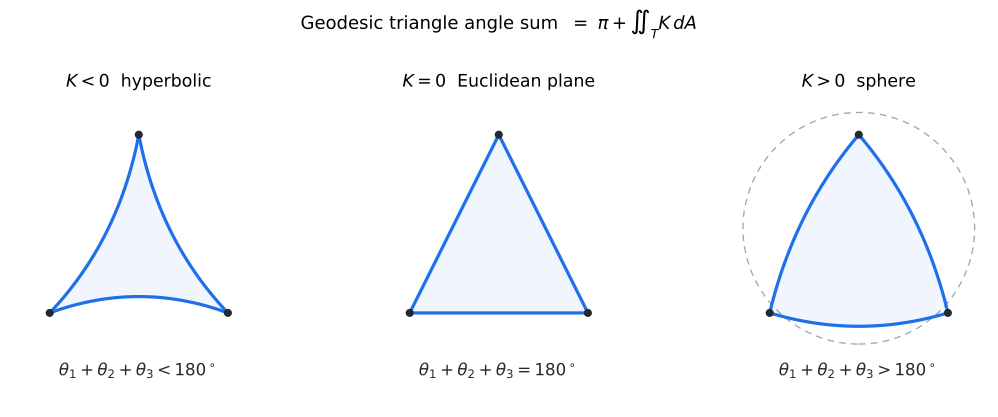

Write Python code to recreate this figure.
#!/usr/bin/env python3
"""Static figure for 15강 3기 14강 — the three model geometries by curvature sign
and how a geodesic triangle's angle sum reads the curvature (lecture §8, §9):

    theta1 + theta2 + theta3 = pi + integral_T K dA.

Three panels: negative curvature (hyperbolic, angle sum < pi),
zero curvature (Euclidean plane, angle sum = pi),
positive curvature (sphere, angle sum > pi).

Reproduce:
  uv run --with matplotlib --with numpy python curvature-geodesic-triangle-03-season-14-09.py
"""
from pathlib import Path
import numpy as np
import matplotlib.pyplot as plt

OUT = Path(__file__).with_suffix(".svg")

EDGE = "#1f6feb"
FILL = "#1f6feb"
VERT = "#24292f"
GUIDE = "#9aa7b8"

fig, axes = plt.subplots(1, 3, figsize=(11.4, 4.2))


def interior_angles(P):
    """Sum of interior angles of a straight-edged triangle (for the flat panel)."""
    s = 0.0
    for i in range(3):
        a = P[(i - 1) % 3] - P[i]
        b = P[(i + 1) % 3] - P[i]
        c = (a @ b) / (np.linalg.norm(a) * np.linalg.norm(b))
        s += np.degrees(np.arccos(np.clip(c, -1, 1)))
    return s


# ----------------------------------------------------------------------------
# Panel 1: negative curvature K < 0 (hyperbolic) — edges bow INWARD,
# so the angle sum is strictly less than 180 deg.
# ----------------------------------------------------------------------------
ax = axes[0]
P = np.array([[0.10, 0.12], [0.90, 0.12], [0.50, 0.92]])


def bowed_edge(p, q, bulge):
    """Quadratic-Bezier-like arc bowed toward (bulge>0) or away from the centroid."""
    cen = P.mean(axis=0)
    mid = (p + q) / 2
    ctrl = mid + bulge * (cen - mid)
    t = np.linspace(0, 1, 60)[:, None]
    return (1 - t) ** 2 * p + 2 * (1 - t) * t * ctrl + t ** 2 * q


for i in range(3):
    arc = bowed_edge(P[i], P[(i + 1) % 3], 0.55)  # bow inward
    ax.plot(arc[:, 0], arc[:, 1], color=EDGE, lw=2.4, zorder=3)
ax.fill(*np.vstack([bowed_edge(P[i], P[(i + 1) % 3], 0.55) for i in range(3)]).T,
        color=FILL, alpha=0.07, zorder=1)
ax.set_title(r"$K<0$  hyperbolic", fontsize=13)
ax.text(0.5, -0.16, r"$\theta_1+\theta_2+\theta_3 < 180^\circ$",
        ha="center", fontsize=12.5, color=VERT)

# ----------------------------------------------------------------------------
# Panel 2: zero curvature K = 0 (Euclidean plane) — straight geodesics,
# angle sum exactly 180 deg.
# ----------------------------------------------------------------------------
ax = axes[1]
Pf = np.array([[0.10, 0.12], [0.90, 0.12], [0.50, 0.92]])
tri = np.vstack([Pf, Pf[0]])
ax.plot(tri[:, 0], tri[:, 1], color=EDGE, lw=2.4, zorder=3)
ax.fill(Pf[:, 0], Pf[:, 1], color=FILL, alpha=0.07, zorder=1)
ax.set_title(r"$K=0$  Euclidean plane", fontsize=13)
ax.text(0.5, -0.16, r"$\theta_1+\theta_2+\theta_3 = 180^\circ$",
        ha="center", fontsize=12.5, color=VERT)
assert abs(interior_angles(Pf) - 180.0) < 1e-6  # flat triangle: sum is exactly 180

# ----------------------------------------------------------------------------
# Panel 3: positive curvature K > 0 (sphere) — edges bow OUTWARD,
# angle sum strictly greater than 180 deg.
# ----------------------------------------------------------------------------
ax = axes[2]
Ps = np.array([[0.10, 0.12], [0.90, 0.12], [0.50, 0.92]])


def bowed_edge_s(p, q, bulge):
    cen = Ps.mean(axis=0)
    mid = (p + q) / 2
    ctrl = mid - bulge * (cen - mid)  # bow outward, away from centroid
    t = np.linspace(0, 1, 60)[:, None]
    return (1 - t) ** 2 * p + 2 * (1 - t) * t * ctrl + t ** 2 * q


# faint sphere outline to suggest a curved surface
circ = plt.Circle((0.5, 0.5), 0.52, fill=False, color=GUIDE, lw=1.0, ls=(0, (5, 4)))
ax.add_patch(circ)
for i in range(3):
    arc = bowed_edge_s(Ps[i], Ps[(i + 1) % 3], 0.45)
    ax.plot(arc[:, 0], arc[:, 1], color=EDGE, lw=2.4, zorder=3)
ax.fill(*np.vstack([bowed_edge_s(Ps[i], Ps[(i + 1) % 3], 0.45) for i in range(3)]).T,
        color=FILL, alpha=0.07, zorder=1)
ax.set_title(r"$K>0$  sphere", fontsize=13)
ax.text(0.5, -0.16, r"$\theta_1+\theta_2+\theta_3 > 180^\circ$",
        ha="center", fontsize=12.5, color=VERT)

# vertices + common styling for all panels
for ax, PP in zip(axes, (P, Pf, Ps)):
    ax.scatter(PP[:, 0], PP[:, 1], s=26, color=VERT, zorder=5)
    ax.set_xlim(-0.08, 1.08)
    ax.set_ylim(-0.30, 1.10)
    ax.set_aspect("equal")
    ax.set_xticks([])
    ax.set_yticks([])
    for s in ax.spines.values():
        s.set_visible(False)

fig.suptitle(r"Geodesic triangle angle sum  $=\ \pi + \iint_T K\,dA$",
             fontsize=13.5, y=1.02)
fig.tight_layout()
fig.savefig(OUT, format="svg", bbox_inches="tight")
print(f"wrote {OUT}  (flat-triangle angle sum = {interior_angles(Pf):.4f} deg)")
